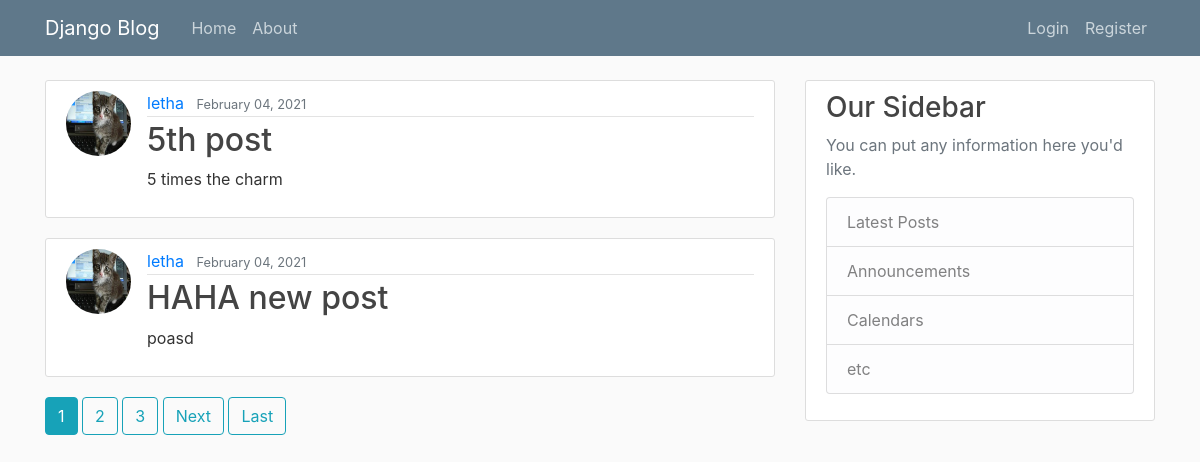
The page /blog/ on the database as committed earlier.
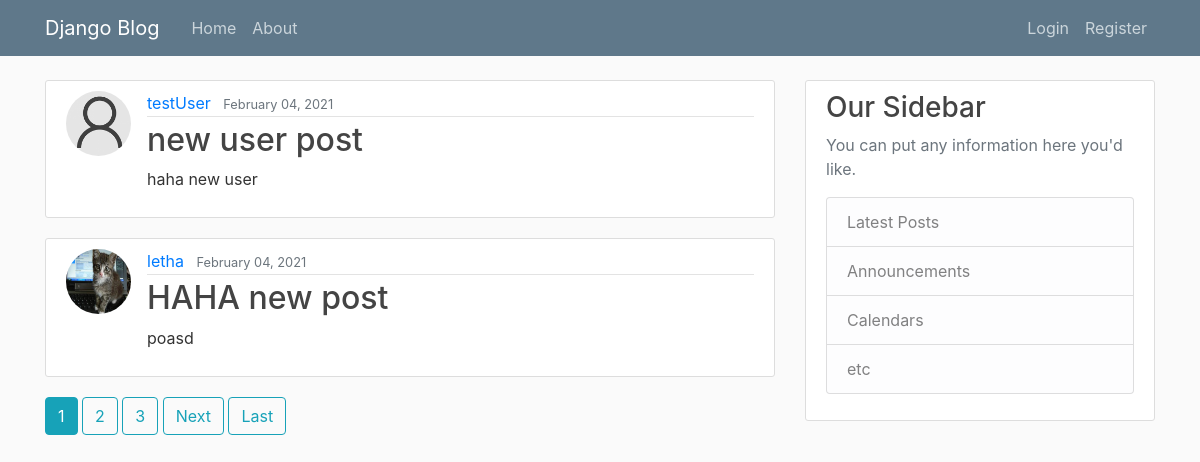
The same page on the database as committed later.
### Blog/models.py (models this page shows, shortened)
class Post(models.Model):
    title = models.CharField(max_length=100)
    content = models.TextField()
    date_posted = models.DateTimeField(default=timezone.now)
    author = models.ForeignKey(User, on_delete=models.CASCADE)

### users/models.py (models this page shows, shortened)
class Profile(models.Model):
    user = models.OneToOneField(User, on_delete=models.CASCADE);
    image = models.ImageField(default='default.jpg', upload_to='profile_pics');

### Blog/views.py (the view)
# urls.py: path('', PostListView.as_view(), name='blog-home'),
class PostListView(ListView):
    model = Post
    template_name = 'blog/home.html'  # <app>/<model>_<viewtype>.html
    context_object_name = 'posts'
    ordering = ['-date_posted']
    paginate_by = 2

### Blog/templates/Blog/home.html (shortened to what this page needs)
{% extends 'blog/base.html' %}
{% block content %}
    {% for post in posts %}
        <article class="media content-section">
            <img class="rounded-circle article-img" src="{{ post.author.profile.image.url }}">
          <div class="media-body">
            <div class="article-metadata">
              <a class="mr-2" href="#">{{ post.author }}</a>
              <small class="text-muted">{{ post.date_posted|date:"F d, Y"}}</small>
            </div>
            <h2><a class="article-title" href="{% url 'post-detail' post.id%}">{{ post.title }}</a></h2>
            <p class="article-content">{{ post.content }}</p>
          </div>
        </article>
    {% endfor %}
    {% if is_paginated %}
        {% for num in page_obj.paginator.page_range %}
            {% if page_obj.number == num %}
                <a class="btn btn-info mb-4" href="?page={{ num }}">{{ num }}</a>
            {% elif num > page_obj.number|add:'-3' and num < page_obj.number|add:'3' %}
                <a class="btn btn-outline-info mb-4" href="?page={{ num }}">{{ num }}</a>
            {% endif %}
        {% endfor %}
        {% if page_obj.has_next %}
            <a class="btn btn-outline-info mb-4" href="?page={{ page_obj.next_page_number }}">Next</a>
            <a class="btn btn-outline-info mb-4" href="?page={{ page_obj.num_pages }}">Last </a>
        {% endif %}
    {% endif %}
{% endblock content %}

### Blog/templates/Blog/base.html (shortened to what this page needs)
{% load static %}
<!DOCTYPE html>
<html lang="en">
<head>
    <link rel="stylesheet" href="https://maxcdn.bootstrapcdn.com/bootstrap/4.0.0/css/bootstrap.min.css">
    <link rel="stylesheet" type="text/css" href="{% static 'Blog/blog.css'%}">
</head>
<body>
    <header class="site-header">
      <nav class="navbar navbar-expand-md navbar-dark bg-steel fixed-top">
        <div class="container">
          <a class="navbar-brand mr-4" href="{% url 'blog-home' %}">Django Blog</a>
          <div class="collapse navbar-collapse" id="navbarToggle">
            <div class="navbar-nav mr-auto">
              <a class="nav-item nav-link" href="{% url 'blog-home' %}">Home</a>
              <a class="nav-item nav-link" href="{% url 'blog-about' %}">About</a>
            </div>
              <div class="navbar-nav">
                  {% if user.is_authenticated %}
                  <a class="nav-item nav-link" href="{% url 'profile' %}">Profile</a>
                  <a class="nav-item nav-link" href="{% url 'logout' %}">Logout</a>
                  <a class="nav-item nav-link" href="{% url 'post-create' %}">New Post</a>
                {% else %}
                  <a class="nav-item nav-link" href="{% url 'login' %}">Login</a>
                  <a class="nav-item nav-link" href="{% url 'register' %}">Register</a>
                {% endif %}
            </div>
          </div>
        </div>
      </nav>
    </header>
    <main role="main" class="container">
      <div class="row">
        <div class="col-md-8">
          {% block content %}{% endblock %}
        </div>
        <div class="col-md-4">
          <div class="content-section">
            <h3>Our Sidebar</h3>
            <p class='text-muted'>You can put any information here you'd like.
              <ul class="list-group">
                <li class="list-group-item list-group-item-light">Latest Posts</li>
                <li class="list-group-item list-group-item-light">Announcements</li>
                <li class="list-group-item list-group-item-light">Calendars</li>
                <li class="list-group-item list-group-item-light">etc</li>
              </ul>
            </p>
          </div>
        </div>
      </div>
    </main>
</body>
</html>

### Blog/static/Blog/blog.css (style rules this page uses)
body { background: #fafafa; color: #333333; margin-top: 5rem; }
h1, h2, h3, h4, h5, h6 { color: #444444; }
ul { margin: 0; }
.bg-steel { background-color: #5f788a; }
.site-header .navbar-nav .nav-link { color: #cbd5db; }
.content-section { background: #ffffff; padding: 10px 20px; border: 1px solid #dddddd; border-radius: 3px; margin-bottom: 20px; }
.article-title { color: #444444; }
.article-content { white-space: pre-line; }
.article-img { height: 65px; width: 65px; margin-right: 16px; }
.article-metadata { padding-bottom: 1px; margin-bottom: 4px; border-bottom: 1px solid #e3e3e3 }

Rows that differ between the two databases and show on the page:
removed Post: author.profile.image (picture), author "letha", date_posted "February 04, 2021", title "5th post", content "5 times the charm"
added Post: author.profile.image (placeholder picture), author "testUser", date_posted "February 04, 2021", title "new user post", content "haha new user"
